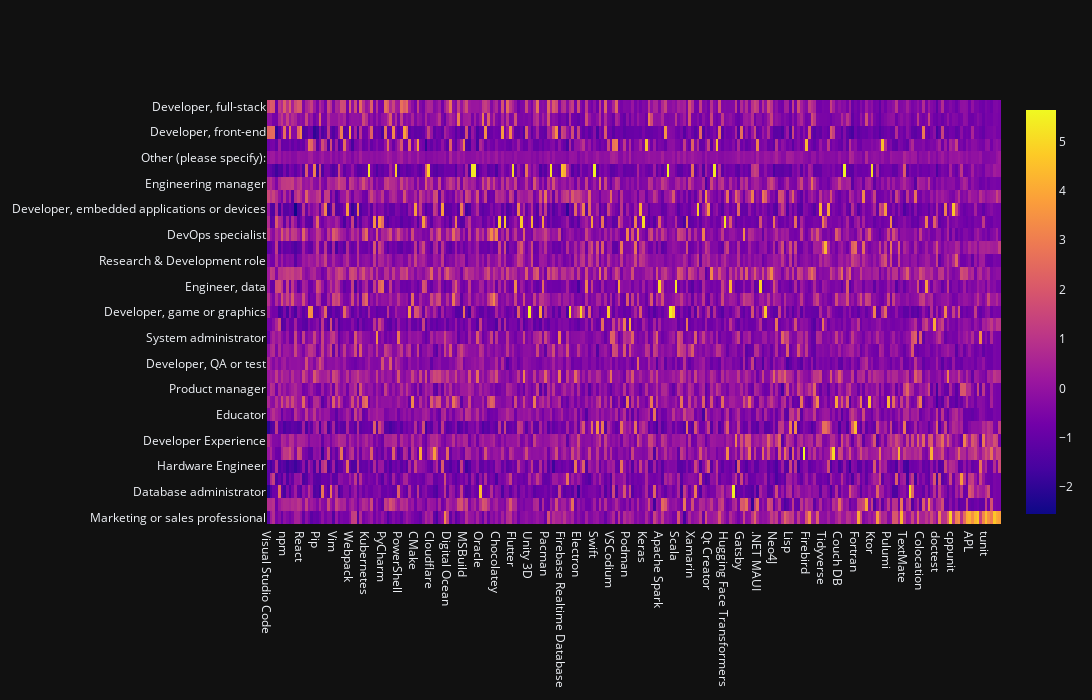

Write notebook code for a chart like this one.
### Code cell
fig3 = go.Figure(data=go.Heatmap(x = std_skills.columns , y = std_skills.index , z = std_skills))
fig3.update_layout(width=2500, height=700)
fig3.show()
fig3.write_html(os.path.join(FIG_DIR, 'std_heatmap.html'))

### Figure 1 — Plotly figure (JSON) as saved in the notebook; plotly's stock layout.template omitted (floating-point values rounded to 4 significant figures; data arrays with more than 128 entries replaced by an {"elided": "..."} marker saying what was removed)
{"data": [{"x": {"elided": "270 str values"}, "y": ["Marketing or sales professional", "Developer Advocate", "Database administrator", "Designer", "Hardware Engineer", "Blockchain", "Developer Experience", "Scientist", "Educator", "Engineer, site reliability", "Product manager", "Security professional", "Developer, QA or test", "Project manager", "System administrator", "Data or business analyst", "Developer, game or graphics", "Cloud infrastructure engineer", "Engineer, data", "Senior Executive (C-Suite, VP, etc.)", "Research & Development role", "Academic researcher", "DevOps specialist", "Data scientist or machine learning specialist", "Developer, embedded applications or devices", "Student", "Engineering manager", "Developer, mobile", "Other (please specify):", "Developer, desktop or enterprise applications", "Developer, front-end", "Developer, back-end", "Developer, full-stack"], "z": {"elided": "33x270 float values"}, "type": "heatmap"}], "layout": {"width": 2500, "height": 700}}
